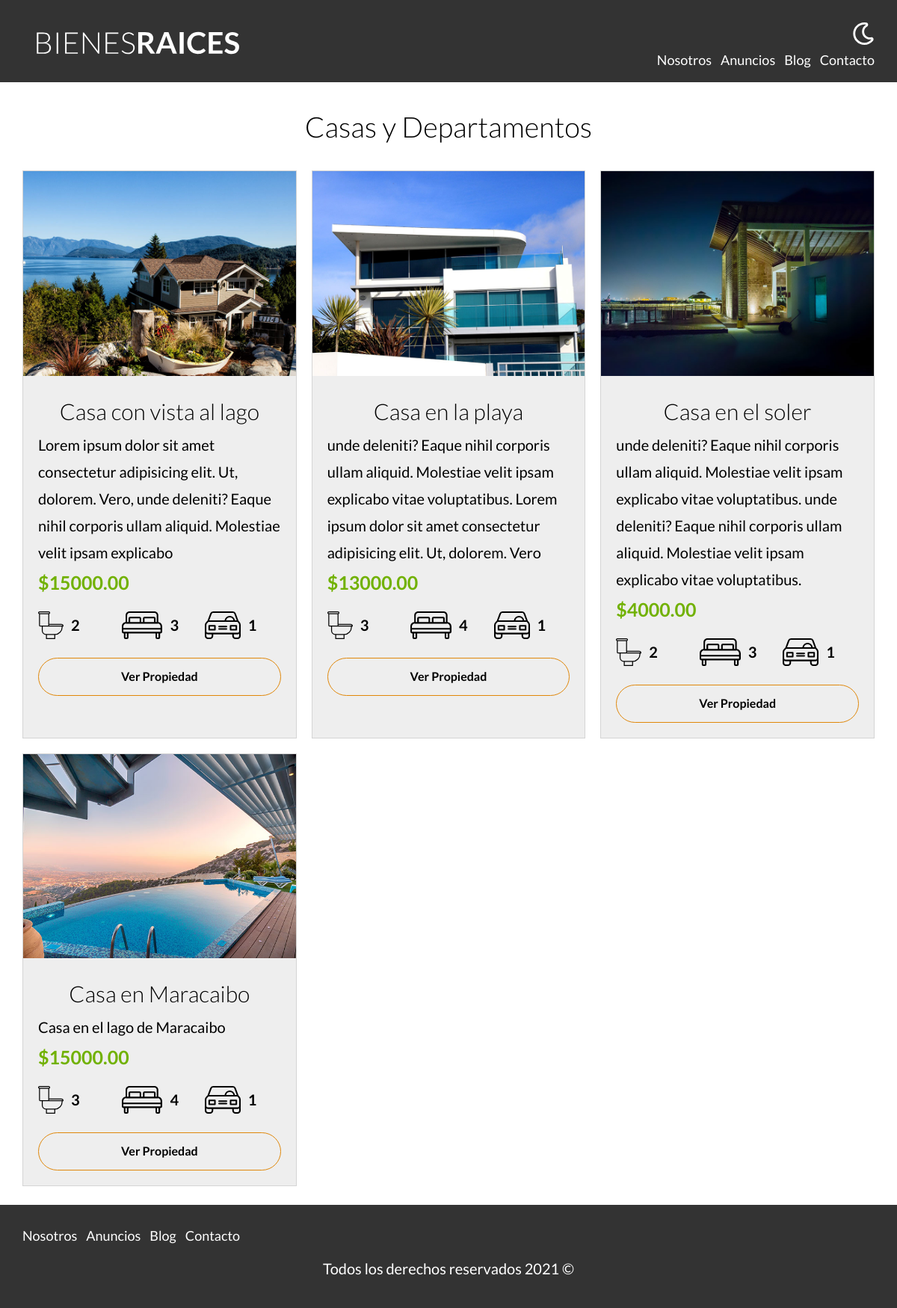
The app's page /anuncios.php with its own data.
### tables this page shows
CREATE TABLE `propiedades` (
  `id` int(11) NOT NULL AUTO_INCREMENT,
  `titulo` varchar(60) NOT NULL,
  `precio` decimal(10,2) NOT NULL,
  `imagen` varchar(200) NOT NULL,
  `descripcion` longtext NOT NULL,
  `habitaciones` int(1) NOT NULL,
  `wc` int(1) NOT NULL,
  `estacionamiento` int(1) NOT NULL,
  `vendedor_id` int(11) DEFAULT NULL,
  `creado` date DEFAULT NULL,
  PRIMARY KEY (`id`),
  KEY `vendedor_id_idx` (`vendedor_id`),
  CONSTRAINT `vendedor_id` FOREIGN KEY (`vendedor_id`) REFERENCES `vendedores` (`id`) ON DELETE NO ACTION ON UPDATE NO ACTION
);

### includes/templates/anuncios.php (the view, shortened to what this page needs)
<?php
    $db = conectarDB();
    $query = "SELECT * FROM propiedades LIMIT ${limit};";
    $consulta = mysqli_query($db, $query);
?>
<div class="contenedor-anuncios">
    <?php while($propiedad = mysqli_fetch_assoc($consulta)): ?>
        <div class="anuncio">
                <img src="imagenes/<?php echo $propiedad['imagen'] ?>" alt="Primer anuncio" loading="lazy">
            <div class="contenido-anuncio">
                <h3><?php echo $propiedad['titulo'] ?></h3>
                <p><?php echo $propiedad['descripcion'] ?></p>
                <p class="precio">$<?php echo $propiedad['precio'] ?></p>
                <ul class="iconos-caracteristicas">
                    <li>
                        <img src="build/img/icono_wc.svg" alt="Icono baños">
                        <p><?php echo $propiedad['wc'] ?></p>
                    </li>
                    <li>
                        <img src="build/img/icono_dormitorio.svg" alt="Icono dormitorios">
                        <p><?php echo $propiedad['habitaciones'] ?></p>
                    </li>
                    <li>
                        <img src="build/img/icono_estacionamiento.svg" alt="Icono estacionamiento">
                        <p><?php echo $propiedad['estacionamiento'] ?></p>
                    </li>
                </ul>
                <a href="anuncio.php?id=<?php echo $propiedad['id'] ?>" class="boton-amarillo-block">Ver Propiedad</a>
            </div>
        </div>
    <?php endwhile; ?>
</div>

### build/css/app.css (style rules this page uses)
html { line-height:1.15;-webkit-text-size-adjust:100% }
body { margin:0 }
a { background-color:transparent }
img { border-style:none }
html { font-size:62.5%;box-sizing:border-box }
*,:after,:before { box-sizing:inherit }
body { font-family:Lato,sans-serif;font-size:1.6rem;line-height:1.8;transition:all .2s linear }
p { color:#000;font-size:2rem }
a { text-decoration:none }
img,picture { width:100%;display:block }
h1,h2,h3 { font-family:Lato,sans-serif;margin:2.5rem 0;font-weight:300;text-align:center }
h3 { font-size:3rem }
.boton-amarillo-block { display:block;background-color:transparent;color:#000;font-weight:700;text-decoration:none;cursor:pointer;padding:1rem 3rem;text-align:center;margin-top:2.5rem;border:1px solid #e08709;border-radius:3rem;transition:all .3s ease-in-out }
@media (min-width:768px) { .contenedor-anuncios { display:grid;gap:2rem;grid-template-columns:repeat(3,1fr) } }
.contenedor-anuncios .anuncio { background-color:#eee;border:1px solid #d4d4d4 }
.contenedor-anuncios .anuncio .contenido-anuncio { padding:2rem }
.contenedor-anuncios .anuncio h3,.contenedor-anuncios .anuncio p { margin:0 }
.iconos-caracteristicas { display:flex;gap:1rem;list-style:none;padding:0;max-width:40rem }
.iconos-caracteristicas li { flex:1;display:flex }
.iconos-caracteristicas li img { flex:0 0 3rem;margin-right:1rem }
.iconos-caracteristicas li p,.precio { font-weight:700 }
.precio { color:#71b100;font-size:2.5rem }

### records on screen
propiedades: imagen (picture), titulo "Casa con vista al lago", descripcion "Lorem ipsum dolor sit amet consectetur adipisicing elit. Ut, dolorem. Vero, unde deleniti? Eaque nihil corporis ullam aliquid. Molestiae velit ipsam explicabo", precio "15000.00", wc "2", habitaciones "3", estacionamiento "1"
propiedades: imagen (picture), titulo "Casa en la playa", descripcion "unde deleniti? Eaque nihil corporis ullam aliquid. Molestiae velit ipsam explicabo vitae voluptatibus. Lorem ipsum dolor sit amet consectetur adipisicing elit. Ut, dolorem. Vero", precio "13000.00", wc "3", habitaciones "4", estacionamiento "1"
propiedades: imagen (picture), titulo "Casa en el soler", descripcion "unde deleniti? Eaque nihil corporis ullam aliquid. Molestiae velit ipsam explicabo vitae voluptatibus. unde deleniti? Eaque nihil corporis ullam aliquid. Molestiae velit ipsam explicabo vitae voluptatibus.", precio "4000.00", wc "2", habitaciones "3", estacionamiento "1"
propiedades: imagen (picture), titulo "Casa en Maracaibo", descripcion "Casa en el lago de Maracaibo", precio "15000.00", wc "3", habitaciones "4", estacionamiento "1"
